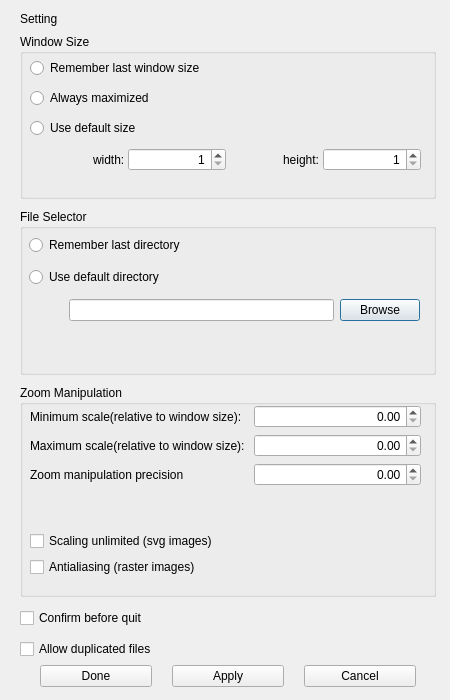
<?xml version="1.0" encoding="UTF-8"?>
<ui version="4.0" connectslotsbyname="false">
 <class>ConfigureDialog</class>
 <widget class="QDialog" name="ConfigureDialog">
  <property name="geometry">
   <rect>
    <x>0</x>
    <y>0</y>
    <width>450</width>
    <height>700</height>
   </rect>
  </property>
  <property name="sizePolicy">
   <sizepolicy hsizetype="Preferred" vsizetype="Preferred">
    <horstretch>0</horstretch>
    <verstretch>0</verstretch>
   </sizepolicy>
  </property>
  <property name="minimumSize">
   <size>
    <width>0</width>
    <height>0</height>
   </size>
  </property>
  <property name="windowTitle">
   <string>Setting</string>
  </property>
  <widget class="QWidget" name="verticalLayoutWidget_5">
   <property name="geometry">
    <rect>
     <x>10</x>
     <y>10</y>
     <width>436</width>
     <height>677</height>
    </rect>
   </property>
   <layout class="QVBoxLayout" name="mainLayout">
    <property name="leftMargin">
     <number>10</number>
    </property>
    <property name="rightMargin">
     <number>10</number>
    </property>
    <item>
     <widget class="QLabel" name="settingLabel">
      <property name="minimumSize">
       <size>
        <width>53</width>
        <height>18</height>
       </size>
      </property>
      <property name="text">
       <string>Setting</string>
      </property>
      <property name="textFormat">
       <enum>Qt::PlainText</enum>
      </property>
     </widget>
    </item>
    <item>
     <layout class="QVBoxLayout" name="settingLayout">
      <property name="spacing">
       <number>10</number>
      </property>
      <property name="sizeConstraint">
       <enum>QLayout::SetDefaultConstraint</enum>
      </property>
      <item>
       <widget class="QGroupBox" name="windowSizeGroup">
        <property name="sizePolicy">
         <sizepolicy hsizetype="Expanding" vsizetype="Minimum">
          <horstretch>0</horstretch>
          <verstretch>0</verstretch>
         </sizepolicy>
        </property>
        <property name="minimumSize">
         <size>
          <width>289</width>
          <height>165</height>
         </size>
        </property>
        <property name="title">
         <string>Window Size</string>
        </property>
        <property name="flat">
         <bool>false</bool>
        </property>
        <widget class="QWidget" name="verticalLayoutWidget_2">
         <property name="geometry">
          <rect>
           <x>10</x>
           <y>20</y>
           <width>391</width>
           <height>125</height>
          </rect>
         </property>
         <layout class="QVBoxLayout" name="windowSizeGroupLayout">
          <item>
           <widget class="QRadioButton" name="rememberSize">
            <property name="text">
             <string>Remember last window size</string>
            </property>
           </widget>
          </item>
          <item>
           <widget class="QRadioButton" name="alwaysMaximized">
            <property name="text">
             <string>Always maximized</string>
            </property>
           </widget>
          </item>
          <item>
           <widget class="QRadioButton" name="useDefaultSize">
            <property name="text">
             <string>Use default size</string>
            </property>
           </widget>
          </item>
          <item>
           <layout class="QHBoxLayout" name="spinBoxesLayout">
            <property name="spacing">
             <number>0</number>
            </property>
            <property name="leftMargin">
             <number>0</number>
            </property>
            <property name="rightMargin">
             <number>0</number>
            </property>
            <property name="bottomMargin">
             <number>0</number>
            </property>
            <item alignment="Qt::AlignRight">
             <widget class="QLabel" name="widthLabel">
              <property name="text">
               <string>width: </string>
              </property>
             </widget>
            </item>
            <item>
             <widget class="QSpinBox" name="widthEdit">
              <property name="sizePolicy">
               <sizepolicy hsizetype="Preferred" vsizetype="Fixed">
                <horstretch>0</horstretch>
                <verstretch>0</verstretch>
               </sizepolicy>
              </property>
              <property name="alignment">
               <set>Qt::AlignRight|Qt::AlignTrailing|Qt::AlignVCenter</set>
              </property>
              <property name="minimum">
               <number>1</number>
              </property>
              <property name="maximum">
               <number>65536</number>
              </property>
              <property name="singleStep">
               <number>10</number>
              </property>
             </widget>
            </item>
            <item alignment="Qt::AlignRight">
             <widget class="QLabel" name="heightLabel">
              <property name="text">
               <string>height: </string>
              </property>
             </widget>
            </item>
            <item>
             <widget class="QSpinBox" name="heightEdit">
              <property name="sizePolicy">
               <sizepolicy hsizetype="Preferred" vsizetype="Fixed">
                <horstretch>0</horstretch>
                <verstretch>0</verstretch>
               </sizepolicy>
              </property>
              <property name="alignment">
               <set>Qt::AlignRight|Qt::AlignTrailing|Qt::AlignVCenter</set>
              </property>
              <property name="minimum">
               <number>1</number>
              </property>
              <property name="maximum">
               <number>65536</number>
              </property>
              <property name="singleStep">
               <number>10</number>
              </property>
             </widget>
            </item>
           </layout>
          </item>
         </layout>
        </widget>
       </widget>
      </item>
      <item>
       <widget class="QGroupBox" name="directoryGroup">
        <property name="sizePolicy">
         <sizepolicy hsizetype="Preferred" vsizetype="MinimumExpanding">
          <horstretch>0</horstretch>
          <verstretch>0</verstretch>
         </sizepolicy>
        </property>
        <property name="minimumSize">
         <size>
          <width>368</width>
          <height>140</height>
         </size>
        </property>
        <property name="maximumSize">
         <size>
          <width>16777215</width>
          <height>16777215</height>
         </size>
        </property>
        <property name="title">
         <string>File Selector</string>
        </property>
        <widget class="QWidget" name="verticalLayoutWidget_3">
         <property name="geometry">
          <rect>
           <x>9</x>
           <y>20</y>
           <width>391</width>
           <height>100</height>
          </rect>
         </property>
         <layout class="QVBoxLayout" name="directoryLayout">
          <item>
           <widget class="QRadioButton" name="rememberDirectory">
            <property name="text">
             <string>Remember last directory</string>
            </property>
           </widget>
          </item>
          <item>
           <widget class="QRadioButton" name="useDefaultDirectory">
            <property name="sizePolicy">
             <sizepolicy hsizetype="Preferred" vsizetype="Fixed">
              <horstretch>0</horstretch>
              <verstretch>0</verstretch>
             </sizepolicy>
            </property>
            <property name="text">
             <string>Use default directory</string>
            </property>
           </widget>
          </item>
          <item>
           <layout class="QHBoxLayout" name="fileSelectorLayout">
            <item>
             <spacer name="spaceBeforeLineEdit">
              <property name="orientation">
               <enum>Qt::Horizontal</enum>
              </property>
              <property name="sizeType">
               <enum>QSizePolicy::Preferred</enum>
              </property>
              <property name="sizeHint" stdset="0">
               <size>
                <width>40</width>
                <height>0</height>
               </size>
              </property>
             </spacer>
            </item>
            <item>
             <widget class="QLineEdit" name="directoryPathEdit">
              <property name="sizePolicy">
               <sizepolicy hsizetype="Expanding" vsizetype="Fixed">
                <horstretch>0</horstretch>
                <verstretch>0</verstretch>
               </sizepolicy>
              </property>
             </widget>
            </item>
            <item>
             <widget class="QPushButton" name="browseButton">
              <property name="sizePolicy">
               <sizepolicy hsizetype="Minimum" vsizetype="Fixed">
                <horstretch>0</horstretch>
                <verstretch>0</verstretch>
               </sizepolicy>
              </property>
              <property name="text">
               <string>Browse</string>
              </property>
             </widget>
            </item>
           </layout>
          </item>
         </layout>
        </widget>
       </widget>
      </item>
      <item>
       <widget class="QGroupBox" name="zoomGroup">
        <property name="sizePolicy">
         <sizepolicy hsizetype="Expanding" vsizetype="Minimum">
          <horstretch>0</horstretch>
          <verstretch>0</verstretch>
         </sizepolicy>
        </property>
        <property name="minimumSize">
         <size>
          <width>406</width>
          <height>212</height>
         </size>
        </property>
        <property name="maximumSize">
         <size>
          <width>16777215</width>
          <height>16777215</height>
         </size>
        </property>
        <property name="title">
         <string>Zoom Manipulation</string>
        </property>
        <widget class="QWidget" name="verticalLayoutWidget_4">
         <property name="geometry">
          <rect>
           <x>10</x>
           <y>20</y>
           <width>391</width>
           <height>172</height>
          </rect>
         </property>
         <layout class="QVBoxLayout" name="zoomGroupLayout">
          <item>
           <layout class="QFormLayout" name="zoomLayout">
            <item row="0" column="0">
             <widget class="QLabel" name="minLabel">
              <property name="text">
               <string>Minimum scale(relative to window size): </string>
              </property>
             </widget>
            </item>
            <item row="0" column="1">
             <widget class="QDoubleSpinBox" name="minEdit">
              <property name="alignment">
               <set>Qt::AlignRight|Qt::AlignTrailing|Qt::AlignVCenter</set>
              </property>
              <property name="singleStep">
               <double>0.100000000000000</double>
              </property>
             </widget>
            </item>
            <item row="1" column="0">
             <widget class="QLabel" name="maxLabel">
              <property name="text">
               <string>Maximum scale(relative to window size): </string>
              </property>
             </widget>
            </item>
            <item row="1" column="1">
             <widget class="QDoubleSpinBox" name="maxEdit">
              <property name="alignment">
               <set>Qt::AlignRight|Qt::AlignTrailing|Qt::AlignVCenter</set>
              </property>
             </widget>
            </item>
            <item row="2" column="0">
             <widget class="QLabel" name="precisionLabel">
              <property name="text">
               <string>Zoom manipulation precision</string>
              </property>
             </widget>
            </item>
            <item row="2" column="1">
             <widget class="QDoubleSpinBox" name="precisionEdit">
              <property name="alignment">
               <set>Qt::AlignRight|Qt::AlignTrailing|Qt::AlignVCenter</set>
              </property>
              <property name="singleStep">
               <double>0.100000000000000</double>
              </property>
             </widget>
            </item>
           </layout>
          </item>
          <item>
           <widget class="QCheckBox" name="unlimitSvgScaling">
            <property name="text">
             <string>Scaling unlimited (svg images)</string>
            </property>
           </widget>
          </item>
          <item>
           <widget class="QCheckBox" name="enableAntialiasing">
            <property name="text">
             <string>Antialiasing (raster images)</string>
            </property>
           </widget>
          </item>
         </layout>
        </widget>
       </widget>
      </item>
      <item>
       <widget class="QCheckBox" name="closeConfirmation">
        <property name="sizePolicy">
         <sizepolicy hsizetype="Minimum" vsizetype="Minimum">
          <horstretch>0</horstretch>
          <verstretch>0</verstretch>
         </sizepolicy>
        </property>
        <property name="minimumSize">
         <size>
          <width>176</width>
          <height>22</height>
         </size>
        </property>
        <property name="text">
         <string>Confirm before quit</string>
        </property>
       </widget>
      </item>
      <item>
       <widget class="QCheckBox" name="duplicatedImages">
        <property name="sizePolicy">
         <sizepolicy hsizetype="Minimum" vsizetype="Minimum">
          <horstretch>0</horstretch>
          <verstretch>0</verstretch>
         </sizepolicy>
        </property>
        <property name="minimumSize">
         <size>
          <width>190</width>
          <height>0</height>
         </size>
        </property>
        <property name="text">
         <string>Allow duplicated files</string>
        </property>
       </widget>
      </item>
     </layout>
    </item>
    <item>
     <layout class="QHBoxLayout" name="buttonsLayout">
      <property name="spacing">
       <number>20</number>
      </property>
      <property name="leftMargin">
       <number>20</number>
      </property>
      <property name="rightMargin">
       <number>20</number>
      </property>
      <item>
       <widget class="QPushButton" name="doneButton">
        <property name="text">
         <string>Done</string>
        </property>
       </widget>
      </item>
      <item>
       <widget class="QPushButton" name="applyButton">
        <property name="text">
         <string>Apply</string>
        </property>
       </widget>
      </item>
      <item>
       <widget class="QPushButton" name="cancelButton">
        <property name="text">
         <string>Cancel</string>
        </property>
       </widget>
      </item>
     </layout>
    </item>
   </layout>
  </widget>
 </widget>
 <resources/>
 <connections>
  <connection>
   <sender>doneButton</sender>
   <signal>clicked()</signal>
   <receiver>ConfigureDialog</receiver>
   <slot>close()</slot>
   <hints>
    <hint type="sourcelabel">
     <x>140</x>
     <y>578</y>
    </hint>
    <hint type="destinationlabel">
     <x>199</x>
     <y>299</y>
    </hint>
   </hints>
  </connection>
  <connection>
   <sender>cancelButton</sender>
   <signal>clicked()</signal>
   <receiver>ConfigureDialog</receiver>
   <slot>close()</slot>
   <hints>
    <hint type="sourcelabel">
     <x>260</x>
     <y>578</y>
    </hint>
    <hint type="destinationlabel">
     <x>199</x>
     <y>299</y>
    </hint>
   </hints>
  </connection>
  <connection>
   <sender>rememberSize</sender>
   <signal>toggled(bool)</signal>
   <receiver>heightEdit</receiver>
   <slot>setDisabled(bool)</slot>
   <hints>
    <hint type="sourcelabel">
     <x>226</x>
     <y>70</y>
    </hint>
    <hint type="destinationlabel">
     <x>371</x>
     <y>167</y>
    </hint>
   </hints>
  </connection>
  <connection>
   <sender>alwaysMaximized</sender>
   <signal>toggled(bool)</signal>
   <receiver>heightEdit</receiver>
   <slot>setDisabled(bool)</slot>
   <hints>
    <hint type="sourcelabel">
     <x>226</x>
     <y>101</y>
    </hint>
    <hint type="destinationlabel">
     <x>371</x>
     <y>167</y>
    </hint>
   </hints>
  </connection>
  <connection>
   <sender>rememberSize</sender>
   <signal>toggled(bool)</signal>
   <receiver>widthEdit</receiver>
   <slot>setDisabled(bool)</slot>
   <hints>
    <hint type="sourcelabel">
     <x>226</x>
     <y>70</y>
    </hint>
    <hint type="destinationlabel">
     <x>178</x>
     <y>167</y>
    </hint>
   </hints>
  </connection>
  <connection>
   <sender>alwaysMaximized</sender>
   <signal>toggled(bool)</signal>
   <receiver>widthEdit</receiver>
   <slot>setDisabled(bool)</slot>
   <hints>
    <hint type="sourcelabel">
     <x>226</x>
     <y>101</y>
    </hint>
    <hint type="destinationlabel">
     <x>178</x>
     <y>167</y>
    </hint>
   </hints>
  </connection>
  <connection>
   <sender>useDefaultSize</sender>
   <signal>toggled(bool)</signal>
   <receiver>heightEdit</receiver>
   <slot>setEnabled(bool)</slot>
   <hints>
    <hint type="sourcelabel">
     <x>226</x>
     <y>132</y>
    </hint>
    <hint type="destinationlabel">
     <x>371</x>
     <y>167</y>
    </hint>
   </hints>
  </connection>
  <connection>
   <sender>useDefaultSize</sender>
   <signal>toggled(bool)</signal>
   <receiver>widthEdit</receiver>
   <slot>setEnabled(bool)</slot>
   <hints>
    <hint type="sourcelabel">
     <x>226</x>
     <y>132</y>
    </hint>
    <hint type="destinationlabel">
     <x>178</x>
     <y>167</y>
    </hint>
   </hints>
  </connection>
  <connection>
   <sender>rememberDirectory</sender>
   <signal>toggled(bool)</signal>
   <receiver>directoryPathEdit</receiver>
   <slot>setDisabled(bool)</slot>
   <hints>
    <hint type="sourcelabel">
     <x>225</x>
     <y>245</y>
    </hint>
    <hint type="destinationlabel">
     <x>189</x>
     <y>314</y>
    </hint>
   </hints>
  </connection>
  <connection>
   <sender>rememberDirectory</sender>
   <signal>toggled(bool)</signal>
   <receiver>browseButton</receiver>
   <slot>setDisabled(bool)</slot>
   <hints>
    <hint type="sourcelabel">
     <x>225</x>
     <y>245</y>
    </hint>
    <hint type="destinationlabel">
     <x>362</x>
     <y>314</y>
    </hint>
   </hints>
  </connection>
  <connection>
   <sender>useDefaultDirectory</sender>
   <signal>toggled(bool)</signal>
   <receiver>directoryPathEdit</receiver>
   <slot>setEnabled(bool)</slot>
   <hints>
    <hint type="sourcelabel">
     <x>225</x>
     <y>276</y>
    </hint>
    <hint type="destinationlabel">
     <x>189</x>
     <y>314</y>
    </hint>
   </hints>
  </connection>
  <connection>
   <sender>useDefaultDirectory</sender>
   <signal>toggled(bool)</signal>
   <receiver>browseButton</receiver>
   <slot>setEnabled(bool)</slot>
   <hints>
    <hint type="sourcelabel">
     <x>225</x>
     <y>276</y>
    </hint>
    <hint type="destinationlabel">
     <x>362</x>
     <y>314</y>
    </hint>
   </hints>
  </connection>
 </connections>
</ui>
